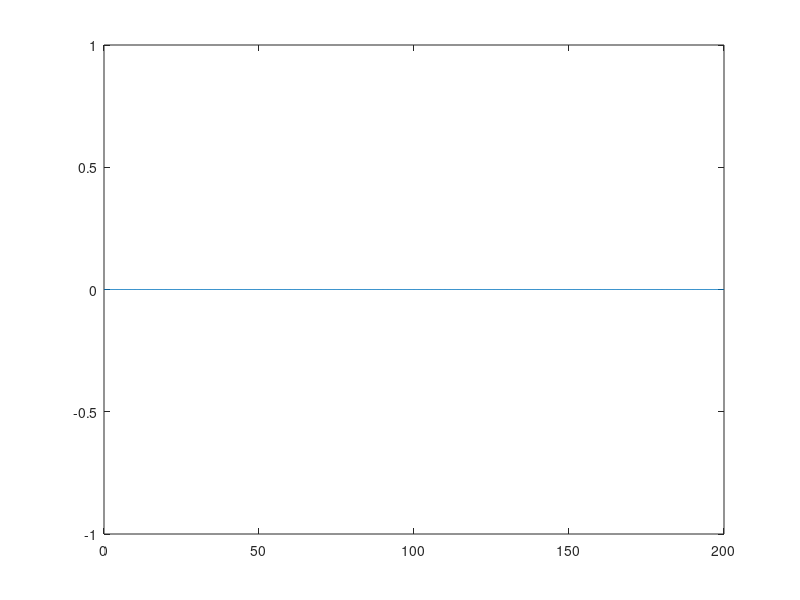

The MATLAB script that drew this image: (Note: this script raises an error after producing the figure.)
% This code implements a 1-D scalar wave equation following the
% finite-difference time domain (FDTD) method of Taflove and Hagness
% Only finding Electric Field!

clear;      %clear workspace
clc;        %clear console

%To-Do: Improve accuracy and values used in simulation
% Physical constants and user-defined values
mu_0 = pi*4e-7; %permeability of free space in H/m
eps_0 = 8.854e-12; %permittivity of free space in F/m
eps_r = 10; %relative permittivity of the material
c = 1/sqrt(mu_0*eps_0); %speed of light in free space in m/s
f = 20e6; %frequency of the input wave in Hz (20 MHz)
lambda = c/f; %free space wavelength in m

% Set up the space and time dimensions
dx = 0.2; 
%user-defined spatial step in m 
% (make smaller as it will force wave to propagate further)

x = 0:dx:(dx*1000); 
%all values of distance (x) in the simulation space
%max value of distance (x) in the simulation space defined as dx*10000


S = 0.99; %user-defined Courant stability factor (Can't be 1! Can be less.)
dt = S*dx/c; %time step in seconds
t=0; %start time in seconds
tmax = (1/c)*10*(dx*1000); 
%Simulation stops after time t=tmax (in seconds)--reach Xmax 5 times
%Must at least allow time for wave to completely travel


% Put dielectric material into the simulation space
eps = ones(length(x),1).*eps_0; %initialize permittivity everywhere
s1 = 100; %location index of the material boundary
eps(s1:end) = eps(s1:end)*eps_r;%add dielectric material past boundary


% Initialize electric field
E = zeros(length(x)); %E=0 everywhere and for all previous time

% Set locations for the virtual electric field probes
x0 = 3; %index of field probe E0 (free space)
x1 = 100; %index of field probe E1 (material)
t1 = (1/f); 
%time of the snapshot in seconds (time for full-wave to complete)


%create a blank figure for the FDTD animation
h=figure;


% Begin the FDTD update loop
while t<tmax %update until the max time value is reached
    %indexing is (space step, time step)
    %implement the 1-D scalar update equation
    E(2:end-1,3) = ((c*dt)^2)*((E(3:end,2)-2*(E(2:end-1,2))...
        +E(1:end-2,2))/(dx^2)) + 2*E(2:end-1,2) - E(2:end-1,1);
    %E-field of the incoming wave (turns off after 5 cycles)
    if t<=5/f
        E(1,3) = sin(2*pi*f*t);
    elseif t>5/f
        E(1,3) = 0;
    end
    %update the plot animation every 5 steps
    if mod(round(t/dt),5)==0
        figure(h)
        plot(x,E(:,3))
        xline(x(s1))
        ylim([-3 3])
        title([sprintf('t=%f',t*1e6) '\mus'])
        drawnow
    end
    %take a snapshot at the user-specified time t=t1
    if (t>t1-dt)&&(t<t1+dt)
        figure
        plot(x,E(:,3))
        xline(x(s1))
        ylim([-3 3])
        title([sprintf('t=%f',t*1e6) '\mus'])
    end
    %store values for the virtual field probes
    E0(round(t/dt) + 1) = E(x0,3);
    E1(round(t/dt) + 1) = E(x1,3);
    %move forward one time step
    t = t+dt;
    E(:,1) = E(:,2);
    E(:,2) = E(:,3);
end
%add code here to produce figures after simulation ends
